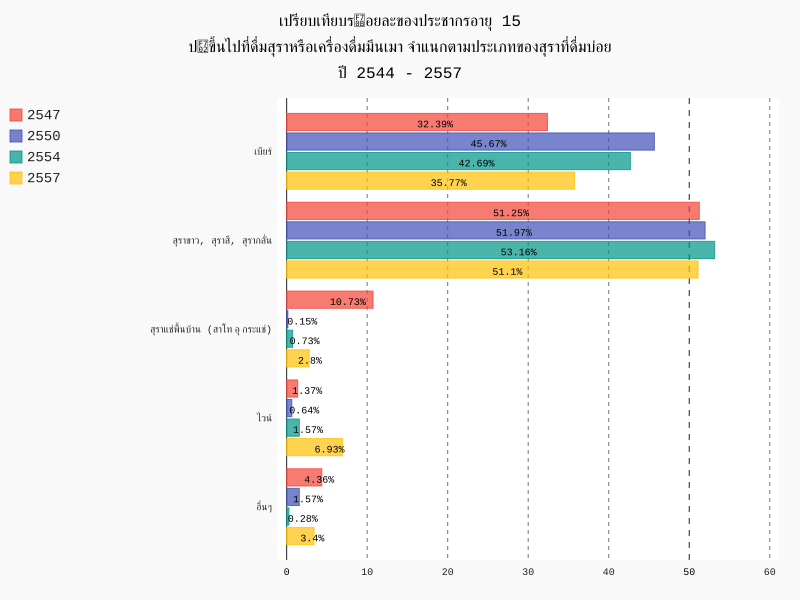

Python code for this plot:
###เปรียบเทียบ###
import pygal
###
line_chart = pygal.HorizontalBar(print_labels=True, stack_from_top=False)
line_chart.title = 'เปรียบเทียบรอยละของประชากรอายุ 15 ปขึ้นไปที่ดื่มสุราหรือเครื่องดื่มมึนเมา จำแนกตามประเภทของสุราที่ดื่มบ่อย ปี 2544 - 2557'

line_chart.x_labels = ['อื่นๆ', 'ไวน์', 'สุราแช่พื้นบ้าน (สาโท อุ กระแช่)', 'สุราขาว, สุราสี, สุรากลั่น', 'เบียร์']
line_chart.y_labels = map(int, range(0, 70, 10))
line_chart.add('2547', [{'value': 4.36, 'label': '4.36%'}, {'value': 1.37, 'label': '1.37%'}, {'value': 10.73, 'label': '10.73%'}, {'value': 51.25, 'label': '51.25%'}, {'value': 32.39, 'label': '32.39%'}])
line_chart.add('2550', [{'value': 1.57, 'label': '1.57%'}, {'value': 0.64, 'label': '0.64%'}, {'value': 0.15, 'label': '0.15%'}, {'value': 51.97, 'label': '51.97%'}, {'value': 45.67, 'label': '45.67%'}])
line_chart.add('2554', [{'value': 0.28, 'label': '0.28%'}, {'value': 1.57, 'label': '1.57%'}, {'value': 0.73, 'label': '0.73%'}, {'value': 53.16, 'label': '53.16%'}, {'value': 42.69, 'label': '42.69%'}])
line_chart.add('2557', [{'value': 3.4, 'label': '3.4%'}, {'value': 6.93, 'label': '6.93%'}, {'value': 2.8, 'label': '2.8%'}, {'value': 51.1, 'label': '51.1%'}, {'value': 35.77, 'label': '35.77%'}])
line_chart.render_to_file('Compare Graph 2544-2557 - ประเภทสุรา.svg')
